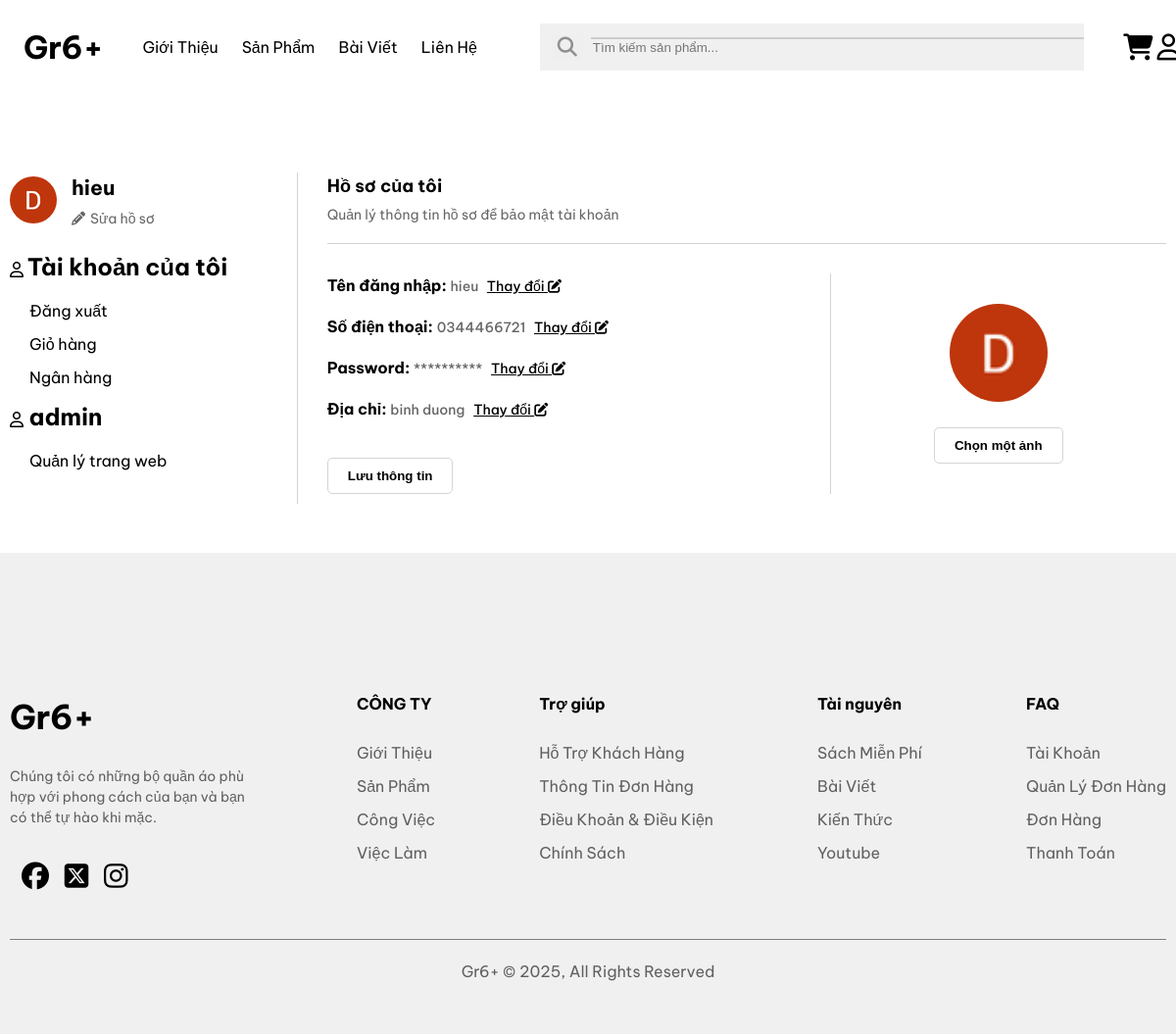
The page /user.php (signed in) on the database its author committed.
### tables this page shows
CREATE TABLE `account` (
  `user_id` int(11) NOT NULL,
  `UserName` text NOT NULL,
  `Email` text NOT NULL,
  `Password` text NOT NULL,
  `Phone` text NOT NULL,
  `created_at` datetime NOT NULL,
  `update_at` datetime NOT NULL,
  `role` enum('Admin','User') NOT NULL,
  `Address` text NOT NULL
);

### user.php (the view, shortened to what this page needs)
<?php
include "connect.php";
?>
<!DOCTYPE html>
<html lang="en">
<head>
    <link rel="stylesheet" href="style.css">
    <link rel="stylesheet" href="https://cdnjs.cloudflare.com/ajax/libs/font-awesome/6.6.0/css/all.min.css">
</head>
<body>
    <header class="header">
        <div class="container">
            <div class="inner__wrap">
                <a class="header__title" href="index.php">Gr6+</a>
                <ul class="header__bar">
                    <li>
                        <a href="/">Giới Thiệu</a>
                    </li>
                    <li>
                        <a href="product.php" target="_blank">Sản Phẩm</a>
                    </li>
                    <li>
                        <a href="/">Bài Viết</a>
                    </li>
                    <li>
                        <a href="/">Liên Hệ</a>
                    </li>
                </ul>
                <form action="" class="header__form" autocomplete="off">
                    <input type="text" placeholder="Tìm kiếm sản phẩm..." id="searchInput">
                    <div id="suggestions" class="suggestion-box"></div>
                    <button><i class="fa-solid fa-magnifying-glass"></i></button>
                </form>
                <div class="header__cart">
                    <a href="cart.php"><i class="fa-solid fa-cart-shopping"></i></a>
                    <a href="user.php"><i class="fa-regular fa-user"></i></a>
                </div>
            </div>
        </div>
    </header>
    <?php
        $user_id = $_SESSION['login']['id'];
        if(isset($user_id)){
            $sql = "SELECT * FROM account where user_id = '$user_id' ";
            $result = mysqli_query($conn, $sql);
            $row = mysqli_fetch_assoc($result);
        }
    ?>
    <div class="user">
        <div class="container">
            <div class="inner__wrap">
                <div class="box-right" width="400">
                    <div class="user-infor">
                        <div class="images">
                            <img src="../images/user.png" alt="">
                        </div>
                        <div class="content">
                            <div class="title font">
                                <h2 style="display:inline;"> <?php echo $row['UserName']; ?> </h2>
                            </div>
                            <div class="edit font"><i class="fa-solid fa-pencil"></i>Sửa hồ sơ</div>
                        </div>
                    </div>
                    <div class="inner-infor">
                        <div class="title" id="account"><i class="fa-regular fa-user"></i>
                            <h2 style="display:inline;"> Tài khoản của tôi</h2>
                        </div>
                        <div class="infor-item">
                            <a href="logout.php" class="" id="item">Đăng xuất</a>
                            <a href="cart.php">Giỏ hàng</a>
                            <a href="">Ngân hàng</a>
                        </div>
                        <?php if($_SESSION['login']['role'] == "Admin"){
                            echo "<div class=".'"title"'. "id=".'"account"'." ><i class=".'"fa-regular fa-user"'." style=".'"display:inline;"'."></i><h2 style=".'"display:inline;"'."> admin</h2></div>";
                            echo "<div class=".'"infor-item"'.">";
                            echo "<a href=".'"admin/"'.">Quản lý trang web</a>";
                            echo "</div>";
                        }?>
                    </div>
                </div>
                <div class="box-left">
                    <div class="title">
                        <h2>Hồ sơ của tôi</h2>
                        <span>Quản lý thông tin hồ sơ để bảo mật tài khoản</span>
                    </div>
                    <div class="content profile">
                        <div class="box-left-edit">
                            <div class="title">Tên đăng nhập:
                                <span><?php echo $row['UserName'] ?></span>
                                <span class="title-edit" id="nameUser">Thay đổi <i
                                        class="fa-solid fa-pen-to-square"></i></span>
                            </div>
                            <div class="title">
                                Số điện thoại:
                                <span><?php echo $row['Phone'] ?></span>
                                <span class="title-edit" id="phoneUser">Thay đổi <i
                                        class="fa-solid fa-pen-to-square"></i></span>
                            </div>
                            <div class="title">
                                Password:
                                <span>**********</span>
                                <span class="title-edit" id="passwordUser">Thay đổi <i
                                        class="fa-solid fa-pen-to-square"></i></span>
                            </div>
                            <div class="title">
                                Địa chỉ:
                                <span><?php if ($row['Address'] == " "){
                                    echo "chưa có";
                                    }
                                    else{
                                        echo $row['Address']; }
                                    ?></span>
                                <span class="title-edit" id="addressUser">Thay đổi <i
                                        class="fa-solid fa-pen-to-square"></i></span>
                            </div>
                            <div class="inner-button">
                                <form action="" method="post">
                                    <input type="submit" value="Lưu thông tin">
                                </form>
                            </div>
                        </div>
                        <div class="box-right-edit">
                            <div class="images">
                                <img src="../images/user.png" alt="">
                            </div>
                            <div class="inner-button">
                                <label for="inputTag">
                                    <input type="submit" value="Chọn một ảnh" class="button-item">
                                </label>
                            </div>
                        </div>
                    </div>
                </div>
            </div>
        </div>
    </div>
    <footer class="footer">
        <div class="container">
            <div class="inner__wrap">
                <div class="footer__top">
                    <div class="footer__main">
                        <div class="footer__title">
                            Gr6+
                        </div>
                        <div class="footer__desc">
                            Chúng tôi có những bộ quần áo phù hợp với phong cách của bạn và bạn có thể tự hào khi mặc.
                        </div>
                        <div class="footer__social">
                            <a href=""><i class="fa-brands fa-facebook"></i></a>
                            <a href=""><i class="fa-brands fa-square-x-twitter"></i></a>
                            <a href=""><i class="fa-brands fa-instagram"></i></a>
                        </div>
                    </div>
                    <div class="footer__bar">
                        <div class="footer__title">
                            CÔNG TY
                        </div>
                        <ul class="footer__desc">
                            <li><a href="">Giới Thiệu</a></li>
                            <li><a href="">Sản Phẩm</a></li>
                            <li><a href="">Công Việc</a></li>
                            <li><a href="">Việc Làm</a></li>
                        </ul>
                    </div>
                    <div class="footer__bar">
                        <div class="footer__title">
                            Trợ giúp
                        </div>
                        <ul class="footer__desc">
                            <li><a href="">Hỗ Trợ Khách Hàng</a></li>
                            <li><a href="">Thông Tin Đơn Hàng</a></li>
                            <li><a href="">Điều Khoản & Điều Kiện</a></li>
                            <li><a href="">Chính Sách</a></li>
                        </ul>
                    </div>
                    <div class="footer__bar">
                        <div class="footer__title">
                            Tài nguyên
                        </div>
                        <ul class="footer__desc">
                            <li><a href="">Sách Miễn Phí</a></li>
                            <li><a href="">Bài Viết</a></li>
                            <li><a href="">Kiến Thức</a></li>
                            <li><a href="">Youtube</a></li>
                        </ul>
                    </div>
                    <div class="footer__bar">
                        <div class="footer__title">
                            FAQ
                        </div>
                        <ul class="footer__desc">
                            <li><a href="">Tài Khoản</a></li>
                            <li><a href="">Quản Lý Đơn Hàng</a></li>
                            <li><a href="">Đơn Hàng</a></li>
                            <li><a href="">Thanh Toán</a></li>
                        </ul>
                    </div>
                </div>
                <div class="footer__bottom">
                    Gr6+ © 2025, All Rights Reserved
                </div>
            </div>
        </div>
    </footer>
</body>
</html>

### rows shown on the page
account: UserName "hieu", Phone "0344466721", Address "binh duong"
